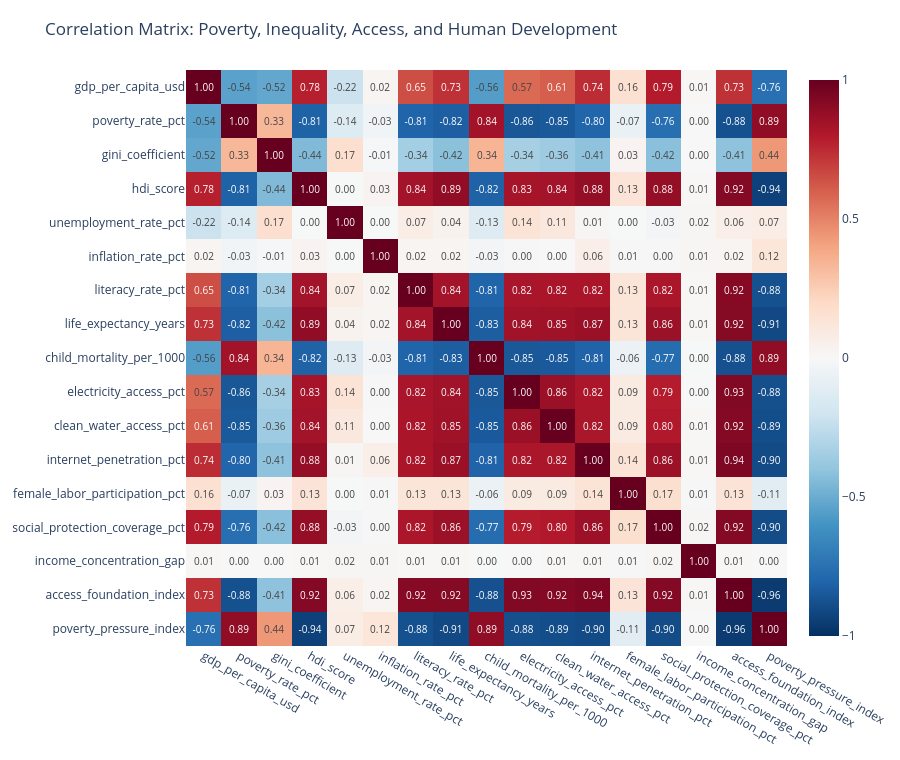

Notebook code cell kept with this figure:
### Markdown cell above
## 11. Correlation Structure

Correlation helps identify where the strongest statistical signals sit. It does not prove causality, but it is useful for prioritizing questions.

### Code cell
corr_columns = [
    "gdp_per_capita_usd",
    "poverty_rate_pct",
    "gini_coefficient",
    "hdi_score",
    "unemployment_rate_pct",
    "inflation_rate_pct",
    "literacy_rate_pct",
    "life_expectancy_years",
    "child_mortality_per_1000",
    "electricity_access_pct",
    "clean_water_access_pct",
    "internet_penetration_pct",
    "female_labor_participation_pct",
    "social_protection_coverage_pct",
    "income_concentration_gap",
    "access_foundation_index",
    "poverty_pressure_index",
]
corr = df_model[corr_columns].corr(numeric_only=True)

fig = px.imshow(
    corr,
    text_auto=".2f",
    color_continuous_scale="RdBu_r",
    zmin=-1,
    zmax=1,
    aspect="auto",
    title="Correlation Matrix: Poverty, Inequality, Access, and Human Development",
)
fig.update_layout(height=760, margin=dict(l=20, r=20, t=70, b=20))
fig.show()

poverty_corr = (
    corr["poverty_rate_pct"]
    .drop("poverty_rate_pct")
    .sort_values(key=lambda values: values.abs(), ascending=False)
    .to_frame("Correlation with poverty")
)
display(poverty_corr.head(10).style.format("{:.3f}"))

### Figure 1 — Plotly figure (JSON) as saved in the notebook; plotly's stock layout.template omitted (floating-point values rounded to 4 significant figures; data arrays with more than 128 entries replaced by an {"elided": "..."} marker saying what was removed)
{"data": [{"coloraxis": "coloraxis", "hovertemplate": "x: %{x}<br>y: %{y}<br>color: %{z}<extra></extra>", "name": "0", "texttemplate": "%{z:.2f}", "type": "heatmap", "x": ["gdp_per_capita_usd", "poverty_rate_pct", "gini_coefficient", "hdi_score", "unemployment_rate_pct", "inflation_rate_pct", "literacy_rate_pct", "life_expectancy_years", "child_mortality_per_1000", "electricity_access_pct", "clean_water_access_pct", "internet_penetration_pct", "female_labor_participation_pct", "social_protection_coverage_pct", "income_concentration_gap", "access_foundation_index", "poverty_pressure_index"], "xaxis": "x", "y": ["gdp_per_capita_usd", "poverty_rate_pct", "gini_coefficient", "hdi_score", "unemployment_rate_pct", "inflation_rate_pct", "literacy_rate_pct", "life_expectancy_years", "child_mortality_per_1000", "electricity_access_pct", "clean_water_access_pct", "internet_penetration_pct", "female_labor_participation_pct", "social_protection_coverage_pct", "income_concentration_gap", "access_foundation_index", "poverty_pressure_index"], "yaxis": "y", "z": {"elided": "17x17 float values"}}], "layout": {"coloraxis": {"cmax": 1, "cmin": -1, "colorscale": [[0.0, "rgb(5,48,97)"], [0.1, "rgb(33,102,172)"], [0.2, "rgb(67,147,195)"], [0.3, "rgb(146,197,222)"], [0.4, "rgb(209,229,240)"], [0.5, "rgb(247,247,247)"], [0.6, "rgb(253,219,199)"], [0.7, "rgb(244,165,130)"], [0.8, "rgb(214,96,77)"], [0.9, "rgb(178,24,43)"], [1.0, "rgb(103,0,31)"]]}, "height": 760, "margin": {"b": 20, "l": 20, "r": 20, "t": 70}, "title": {"text": "Correlation Matrix: Poverty, Inequality, Access, and Human Development"}, "xaxis": {"anchor": "y", "domain": [0.0, 1.0]}, "yaxis": {"anchor": "x", "autorange": "reversed", "domain": [0.0, 1.0]}}}
